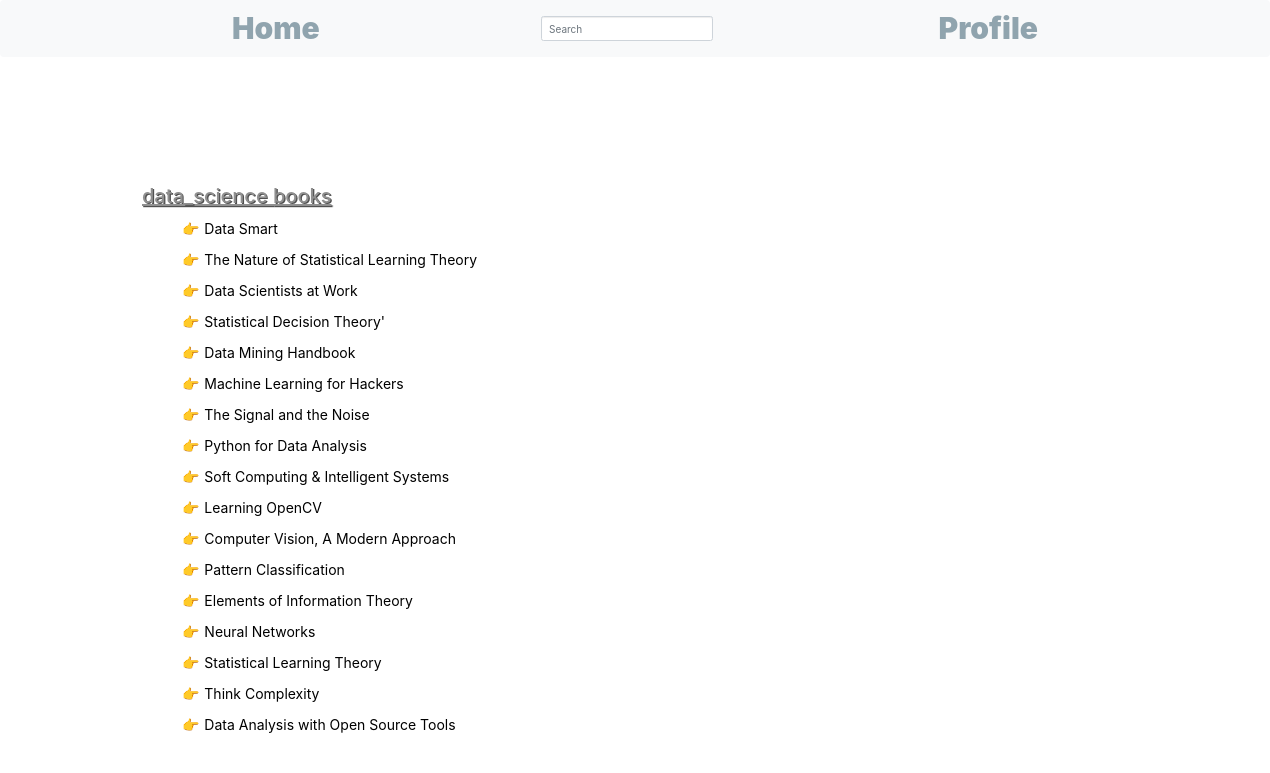
/genre/data_science, run on the app's committed database.
### network/models.py (models this page shows, shortened)
class Genre(models.Model):
    name = models.CharField(max_length=50)

class Books(models.Model):
    title = models.CharField(max_length=50)
    author = models.ForeignKey(Author, on_delete=models.CASCADE)
    genre = models.ForeignKey(Genre, on_delete=models.CASCADE)
    year = models.PositiveSmallIntegerField()
    def __str__(self):
        return self.title

### network/views.py (the view)
# urls.py: path("genre/<str:genre_name>", views.genre_profile, name="genre_profile"),
def genre_profile(request, genre_name):
    try:
        genre = Genre.objects.get(name=genre_name)
        books_by_genre = Books.objects.filter(genre=genre)
        return render(request, "network/index.html",
                      {'genre': genre, 'book_results': books_by_genre})
    except Genre.DoesNotExist:
        return render(request, "network/error.html", {"error": "No books written of this genre"})

### network/templates/network/index.html (shortened to what this page needs)
{% extends "network/layout.html" %}
{% load static %}
{% block static %}
<link href="{% static 'network/styles.css' %}" rel="stylesheet">
{% endblock %}
{% block body %}
<div class="container">
    <div class="row">
            {% if book_results %}
        <div class="col">
            {% if genre %}
                <h4> {{ genre.name }} books </h4>
            {% else %}
                <h4> BOOKS RETRIEVED</h4>
            {% endif %}
            <ul>
                {% for book in book_results %}
                <a href="{% url 'book_profile' book_title=book.title %}">
                    <li> {{ book }}</li>
                </a>
                {% endfor %}
            </ul>
        </div>
            {% endif %}
    </div>
</div>
{% endblock %}

### network/static/network/styles.css (style rules this page uses)
.container { margin: 10%; }
h4 { font-size: 200%; color: #909090; text-shadow: 0.06em 0.06em #505050; text-decoration: underline; }
li { color: black; font-size: 120%; list-style-type:none; margin-top: 10px; }
li::before { display: inline-block; content: "👉"; margin-right: 0.1em; animation: waving-hand 0.45s linear infinite; animation-direction: alternate-reverse; }
li { color: black; font-size: 140%; list-style-type:none; margin-top: 10px; }

### data on the page
Genre: name "data_science"
Books: title "Data Smart"
Books: title "The Nature of Statistical Learning Theory"
Books: title "Data Scientists at Work"
Books: title "Statistical Decision Theory'"
Books: title "Data Mining Handbook"
Books: title "Machine Learning for Hackers"
Books: title "The Signal and the Noise"
Books: title "Python for Data Analysis"
Books: title "Soft Computing & Intelligent Systems"
Books: title "Learning OpenCV"
Books: title "Computer Vision, A Modern Approach"
Books: title "Pattern Classification"
Books: title "Elements of Information Theory"
Books: title "Neural Networks"
Books: title "Statistical Learning Theory"
Books: title "Think Complexity"
Books: title "Data Analysis with Open Source Tools"
